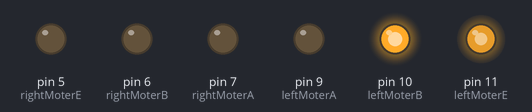
Simulated run of this sketch. Board: Arduino Uno, built with avr-gcc and run on an emulated ATmega328P. Parts: output pins drawn as LEDs (lit = HIGH).

Above: at 0.05 s.
At 5.5 s:
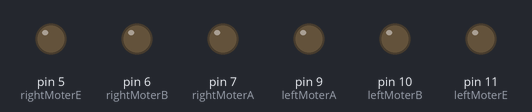
At 10.95 s:
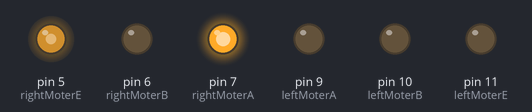
Timing chart, 0 to 14.3 s (numbered marks = the images above):
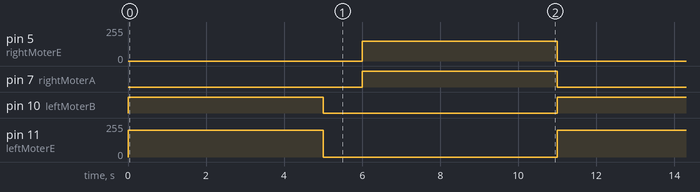

Measured:
- by itself, pin 5 (rightMoterE): alternates 150/255 for 5.0 s and 0/255 for 6.0 s
- by itself, pin 7 (rightMoterA), pin 10 (leftMoterB): alternates HIGH for 5.0 s and LOW for 6.0 s
- by itself, pin 11 (leftMoterE): alternates 200/255 for 5.0 s and 0/255 for 6.0 s

The sketch:

06_1_MoterDrive_Begin.ino
```cpp
// (licence header left out)
#define leftMoterA 9
#define leftMoterB 10
#define leftMoterE 11

#define rightMoterA 7
#define rightMoterB 6
#define rightMoterE 5

void setup() {
  // put your setup code here, to run once:


  pinMode(leftMoterA, OUTPUT);
  pinMode(leftMoterB, OUTPUT);
  pinMode(leftMoterE, OUTPUT);

  pinMode(rightMoterA, OUTPUT);
  pinMode(rightMoterB, OUTPUT);
  pinMode(rightMoterE, OUTPUT);


}

void loop() {
  // put your main code here, to run repeatedly:

  digitalWrite(leftMoterA, LOW);
  digitalWrite(leftMoterB, HIGH);
  analogWrite(leftMoterE, 200);
  delay(5000);

  digitalWrite(leftMoterA, LOW);
  digitalWrite(leftMoterB, LOW);
  analogWrite(leftMoterE, 0);

	delay(1000);

  digitalWrite(rightMoterA, HIGH);
  digitalWrite(rightMoterB, LOW);
  analogWrite(rightMoterE, 150);
  delay(5000);

  digitalWrite(rightMoterA, LOW);
  digitalWrite(rightMoterB, LOW);
  analogWrite(rightMoterE, 0);


}
```
